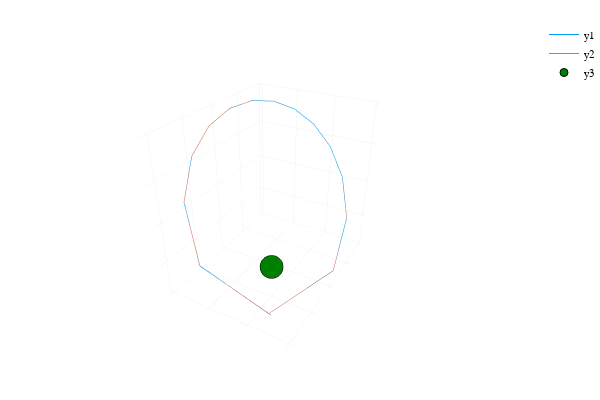

The code cell stored with this chart in its notebook:
### Code cell
(t_sun,x_sun) = readEphemData("sun_ephem.csv");
(t_moon,x_moon) = readEphemData("moon_ephem.csv");

t_ephem = t_sun;
x_ephem = [x_sun[1:3,:]/1000; x_moon[1:3,:]/1000]; #put distance in 1000*km

xi1 = interpolate((t_ephem,), x_ephem[1,:], Gridded(Linear()));
xi2 = interpolate((t_ephem,), x_ephem[2,:], Gridded(Linear()));
xi3 = interpolate((t_ephem,), x_ephem[3,:], Gridded(Linear()));
xi4 = interpolate((t_ephem,), x_ephem[4,:], Gridded(Linear()));
xi5 = interpolate((t_ephem,), x_ephem[5,:], Gridded(Linear()));
xi6 = interpolate((t_ephem,), x_ephem[6,:], Gridded(Linear()));

xinterp = (xi1, xi2, xi3, xi4, xi5, xi6);

#Hub Initial Conditions
# 25 Jan 2024 22:30:25.520
a = 243729.554542; #km
e = 0.598335;
i = 51.975*(pi/180);
RAAN = 61.110*(pi/180);
argp = 247.345*(pi/180);
nu = 0.0; #true anomaly
p = a*(1-e*e); #semilatus rectum

#Convert to ECI state vector
(r0,v0) = coe2rv(p,e,i,RAAN,argp,nu);

#Convert units to 1000*km and days
x0hub = [r0/1000; v0*(24*60*60/1000)];
t0 = 25 + 22/24 + 30/(24*60) + 25.52/(24*60*60);

dt = 24/24; #once every 24 hours
t_samp = t0:dt:(t0+14);

Nx = 6;
N = length(t_samp);

x0node = diagm(ones(Nx)+[1e-4*randn(3); 1e-5*randn(3)])*x0hub;

using DifferentialEquations
hub_prob = ODEProblem(dynamics,x0hub,(t_samp[1], t_samp[end]),xinterp);
hub_soln = solve(hub_prob,Tsit5(),reltol=1e-9,abstol=1e-9,saveat=dt);
node_prob = ODEProblem(dynamics,x0node,(t_samp[1], t_samp[end]),xinterp);
node_soln = solve(node_prob,Tsit5(),reltol=1e-9,abstol=1e-9,saveat=dt);

using Plots
plotly();
plot(hub_soln[1,:],hub_soln[2,:],hub_soln[3,:],xshowaxis=false,yshowaxis=false,zshowaxis=false);
plot!(node_soln[1,:],node_soln[2,:],node_soln[3,:],xshowaxis=false,yshowaxis=false,zshowaxis=false);
scatter!([0.0],[0.0],[0.0],mcolor=:green)

### Figure 1 — Plotly figure (JSON) as saved in the notebook; plotly's stock layout.template omitted (floating-point values rounded to 4 significant figures)
{"data": [{"colorbar": {"title": ""}, "hoverinfo": "text", "legendgroup": "y1", "line": {"color": "rgba(0, 154, 250, 1.000)", "dash": "solid", "shape": "linear", "width": 1}, "mode": "lines", "name": "y1", "showlegend": true, "text": [null, null, null, null, null, null, null, null, null, null, null, null, null, null, null], "type": "scatter3d", "x": [30.51, 102.3, 86.68, 47.51, 1.818, -44.46, -88.35, -127.8, -161.1, -186.0, -199.6, -197.4, -171.1, -102.2, 33.79], "xaxis": "x1", "y": [-59.9, 109.5, 214.3, 267.4, 288.4, 286.7, 267.6, 234.5, 189.7, 134.9, 72.19, 4.049, -63.76, -112.5, -59.96], "yaxis": "y1", "z": [-71.17, -46.88, 35.15, 111.5, 175.1, 225.1, 261.6, 284.2, 292.5, 285.4, 260.7, 215.4, 144.1, 38.97, -74.27]}, {"colorbar": {"title": ""}, "hoverinfo": "text", "legendgroup": "y2", "line": {"color": "rgba(227, 111, 71, 1.000)", "dash": "solid", "shape": "linear", "width": 1}, "mode": "lines", "name": "y2", "showlegend": true, "text": [null, null, null, null, null, null, null, null, null, null, null, null, null, null, null], "type": "scatter3d", "x": [30.51, 102.3, 86.7, 47.54, 1.854, -44.41, -88.31, -127.8, -161.1, -186.0, -199.7, -197.5, -171.3, -102.7, 33.08], "xaxis": "x1", "y": [-59.91, 109.5, 214.3, 267.4, 288.4, 286.7, 267.7, 234.7, 189.9, 135.2, 72.46, 4.343, -63.47, -112.4, -60.7], "yaxis": "y1", "z": [-71.17, -46.88, 35.13, 111.5, 175.1, 225.1, 261.6, 284.3, 292.6, 285.5, 260.9, 215.7, 144.5, 39.57, -73.98]}, {"colorbar": {"title": ""}, "hoverinfo": "text", "legendgroup": "y3", "marker": {"color": "rgba(0, 128, 0, 1.000)", "line": {"color": "rgba(0, 0, 0, 1.000)", "width": 1}, "size": 8, "symbol": "circle"}, "mode": "markers", "name": "y3", "showlegend": true, "text": [null], "type": "scatter3d", "x": [0], "xaxis": "x1", "y": [0], "yaxis": "y1", "z": [0]}], "layout": {"annotations": [], "height": 400, "legend": {"bgcolor": "rgba(255, 255, 255, 1.000)", "bordercolor": "rgba(0, 0, 0, 1.000)", "font": {"color": "rgba(0, 0, 0, 1.000)", "family": "sans-serif", "size": 11}, "tracegroupgap": 0, "x": 1, "y": 1}, "margin": {"b": 20, "l": 0, "r": 0, "t": 20}, "paper_bgcolor": "rgba(255, 255, 255, 1.000)", "plot_bgcolor": "rgba(255, 255, 255, 1.000)", "scene": {"camera": {"eye": {"x": 1.126, "y": -1.95, "z": 1.3}}, "xaxis": {"anchor": "y1", "domain": [0.06582, 0.9934], "gridcolor": "rgba(0, 0, 0, 0.100)", "gridwidth": 0.5, "linecolor": "rgba(0, 0, 0, 1.000)", "mirror": false, "range": [-208.7, 111.4], "showgrid": true, "showline": false, "showticklabels": false, "tickangle": 0, "tickcolor": "rgba(0, 0, 0, 0.000)", "tickfont": {"color": "rgba(0, 0, 0, 1.000)", "family": "sans-serif", "size": 11}, "tickmode": "array", "ticks": "inside", "ticktext": ["-200", "-100", "0", "100"], "tickvals": [-200, -100, 0, 100], "title": "", "titlefont": {"color": "rgba(0, 0, 0, 1.000)", "family": "sans-serif", "size": 15}, "type": "-", "visible": true, "zeroline": false, "zerolinecolor": "rgba(0, 0, 0, 1.000)"}, "yaxis": {"anchor": "x1", "domain": [0.03762, 0.9902], "gridcolor": "rgba(0, 0, 0, 0.100)", "gridwidth": 0.5, "linecolor": "rgba(0, 0, 0, 1.000)", "mirror": false, "range": [-124.6, 300.4], "showgrid": true, "showline": false, "showticklabels": false, "tickangle": 0, "tickcolor": "rgba(0, 0, 0, 0.000)", "tickfont": {"color": "rgba(0, 0, 0, 1.000)", "family": "sans-serif", "size": 11}, "tickmode": "array", "ticks": "inside", "ticktext": ["-100", "0", "100", "200", "300"], "tickvals": [-100, 0, 100, 200, 300], "title": "", "titlefont": {"color": "rgba(0, 0, 0, 1.000)", "family": "sans-serif", "size": 15}, "type": "-", "visible": true, "zeroline": false, "zerolinecolor": "rgba(0, 0, 0, 1.000)"}, "zaxis": {"gridcolor": "rgba(0, 0, 0, 0.100)", "gridwidth": 0.5, "linecolor": "rgba(0, 0, 0, 1.000)", "mirror": false, "range": [-85.27, 303.6], "showgrid": true, "showline": false, "showticklabels": false, "tickangle": 0, "tickcolor": "rgba(0, 0, 0, 0.000)", "tickfont": {"color": "rgba(0, 0, 0, 1.000)", "family": "sans-serif", "size": 11}, "tickmode": "array", "ticks": "inside", "ticktext": ["0", "100", "200", "300"], "tickvals": [0, 100, 200, 300], "title": "", "titlefont": {"color": "rgba(0, 0, 0, 1.000)", "family": "sans-serif", "size": 15}, "type": "-", "visible": true, "zeroline": false, "zerolinecolor": "rgba(0, 0, 0, 1.000)"}}, "showlegend": true, "width": 600}}
